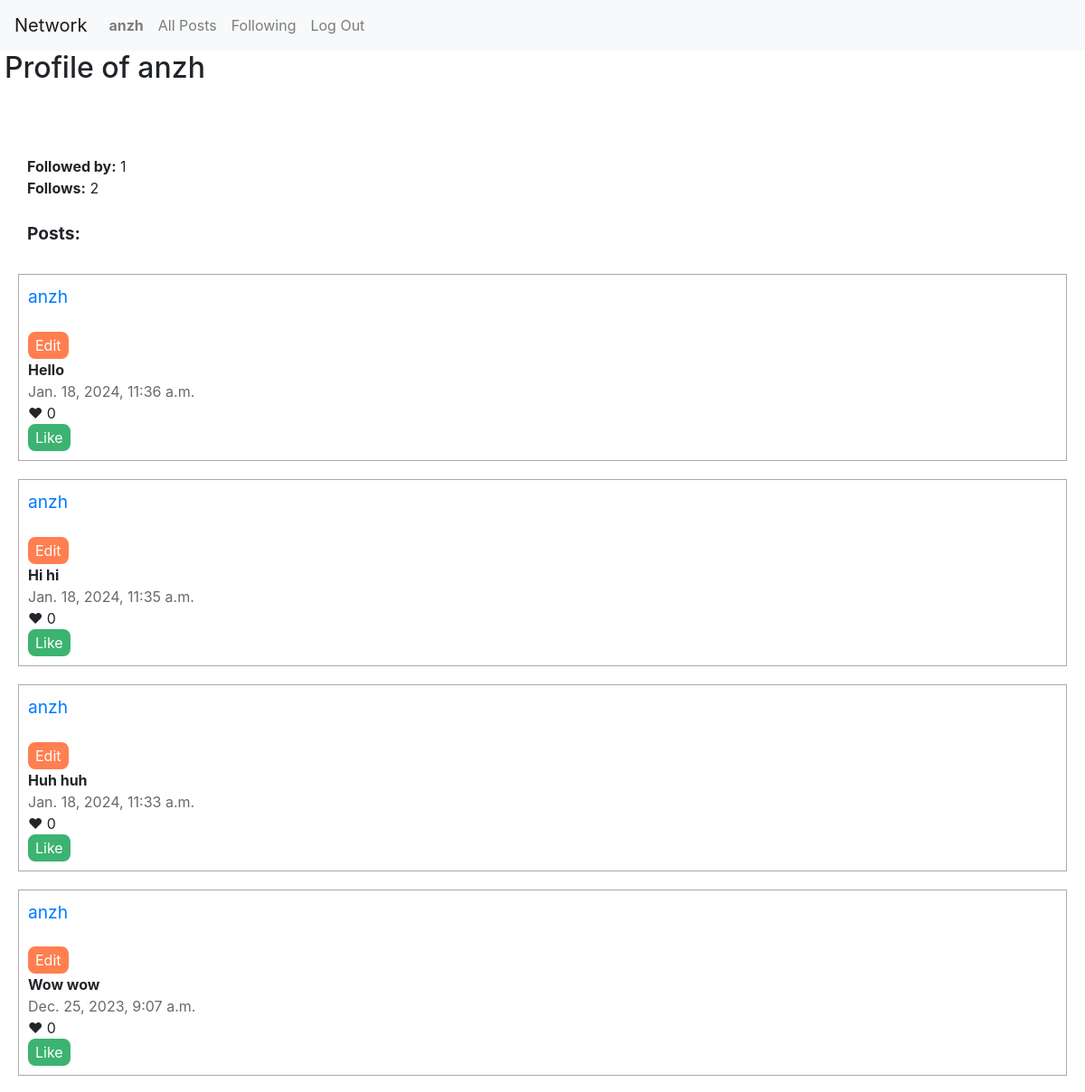
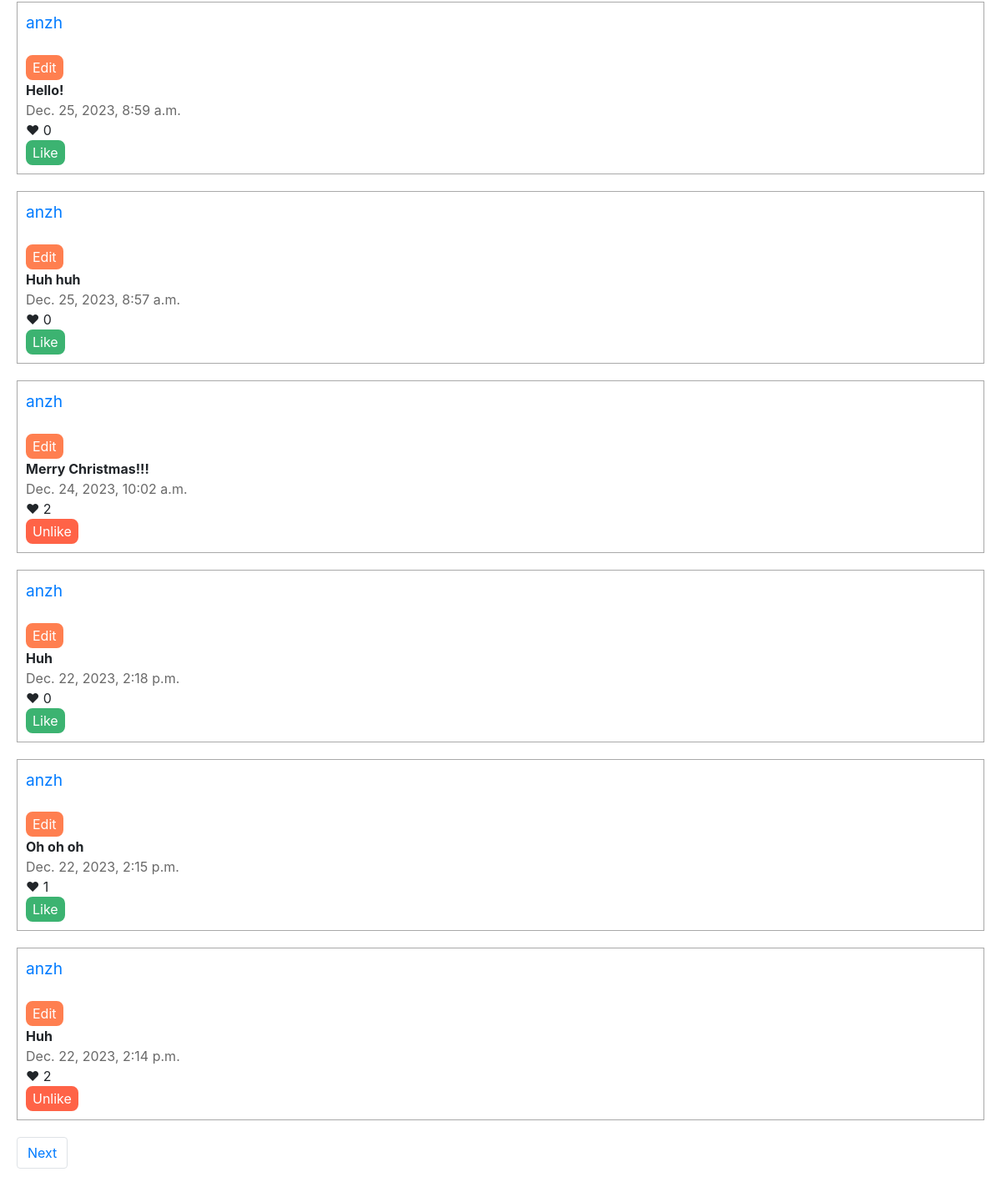
The page /profile/anzh (signed in) on the database its author committed (2 pictures, top to bottom).
### network/models.py (models this page shows, shortened)
class User(AbstractUser):
    pass

class Post(models.Model):
    author = models.ForeignKey(User, on_delete=models.CASCADE, blank=True, null=True, related_name="author")
    content = models.TextField()
    time = models.DateTimeField(db_default=Now())
    likes = models.IntegerField(default=0)

### network/views.py (the view)
# urls.py: path("profile/<str:username>", views.profile, name="profile"),
def profile(request, username):
    user = User.objects.get(username=username)
    all_followers = len(Followers.objects.filter(followed=user))
    all_follows = len(Followers.objects.filter(follower=user))
    posts = Post.objects.filter(author=user)
    posts = posts.order_by("-time").all()
    followers = []
    follow = Followers.objects.filter(followed=user)
    for foll in follow:
        folls = foll.follower
        followers.append(folls)
    paginator = Paginator(posts, 10)
    page_number = request.GET.get('page')
    page_obj = paginator.get_page(page_number)
    try:
        likes = Like.objects.filter(user=request.user)
        liked_posts = []
        for like in likes:
            liked_posts.append(like.post)
    except:
        liked_posts = []
    return render(request, "network/profile.html" , {
            "all_followers": all_followers,
            "all_follows": all_follows,
            "page_obj": page_obj,
            "username": username,
            "followers": followers,
            "liked_posts": liked_posts,
    })

### network/templates/network/profile.html (shortened to what this page needs)
{% extends "network/layout.html" %}
{% load static %}
{% block body %}
    <h2 style="padding-left: 5px;">Profile of {{ username }}</h2>
    <div id="profile">
        <br><br>
        <strong>Followed by:</strong> {{ all_followers}} <br>
        <strong>Follows:</strong> {{ all_follows}} <br><br>
        <strong><span style="font-size: larger;"">Posts:</span></strong>
    </div>
    {% for post in page_obj %}
        <div id="edit {{post.id}}" style="border-style: solid; border-width: 1px; border-color: darkgrey; padding: 10px; margin: 20px;">
            <span style="font-size: larger;"><a href="{% url 'profile' username=post.author %}">{{ post.author }}</a></span><br/><br/>
            {% if user.is_authenticated and request.user == post.author %}
                <button class="editbtn" style="background-color: coral; border-radius: 8px; color: white; border: 2px solid coral;">Edit</button>
                <br/>
            {% endif %}
            <strong><span id="s {{post.id}}">{{ post.content }}</span></strong><br/>
            <span style="color: dimgray;">{{ post.time }}</span><br/>
            &#10084; <span id="l {{post.id}}">{{ post.likes }}</span><br/>
            {% if user.is_authenticated %}
                {% if post not in liked_posts %}
                    <button id="like {{ post.id }}" onclick="like('{{ post.id }}')" style="display: block; background-color: mediumseagreen; border-radius: 8px; color: white; border: 2px solid mediumseagreen;" value="Like">Like</button>
                {% else %}
                    <button id="unlike {{ post.id }}" onclick="unlike('{{ post.id }}')" style="display: block; background-color: tomato; border-radius: 8px; color: white; border: 2px solid tomato;" value="Unlike">Unlike</button>
                {% endif %}
            {% endif %}
        </div>
    {% endfor %}
    <nav aria-label="Page navigation example">
        <ul class="pagination">
            {% if page_obj.has_next %}
                <li class="page-item" style="padding-left: 20px;"><a class="page-link" href="?page={{ page_obj.next_page_number }}">Next</a></li>
            {% endif %}
        </ul>
    </nav>
{% endblock %}

### network/templates/network/layout.html (shortened to what this page needs)
{% load static %}
<!DOCTYPE html>
<html lang="en">
    <head>
        <link rel="stylesheet" href="https://stackpath.bootstrapcdn.com/bootstrap/4.4.1/css/bootstrap.min.css">
        <link href="{% static 'network/styles.css' %}" rel="stylesheet">
    </head>
    <body>
        <nav class="navbar navbar-expand-lg navbar-light bg-light">
            <a class="navbar-brand" href="{% url 'index' %}">Network</a>
            <div>
              <ul class="navbar-nav mr-auto">
                {% if user.is_authenticated %}
                    <li class="nav-item">
                        <a class="nav-link" href="{% url 'profile' username=request.user %}"><strong>{{ user.username }}</strong></a>
                    </li>
                {% endif %}
                <li class="nav-item">
                  <a class="nav-link" href="{% url 'index' %}">All Posts</a>
                </li>
                {% if user.is_authenticated %}
                    <li class="nav-item">
                        <a class="nav-link" href="{% url 'following' %}">Following</a>
                    </li>
                    <li class="nav-item">
                        <a class="nav-link" href="{% url 'logout' %}">Log Out</a>
                    </li>
                {% endif %}
              </ul>
            </div>
          </nav>
        <div class="body">
            {% block body %}
            {% endblock %}
        </div>
    </body>
</html>

### network/static/network/styles.css (style rules this page uses)
#profile { padding: 10px; margin: 20px; }

### rows shown on the page
User: username "anzh"
Post: author "anzh", shows "Edit", content "Hello", time "Jan. 18, 2024, 11:36 a.m.", likes "0"
Post: author "anzh", shows "Edit", content "Hi hi", time "Jan. 18, 2024, 11:35 a.m.", likes "0"
Post: author "anzh", shows "Edit", content "Huh huh", time "Jan. 18, 2024, 11:33 a.m.", likes "0"
Post: author "anzh", shows "Edit", content "Wow wow", time "Dec. 25, 2023, 9:07 a.m.", likes "0"
Post: author "anzh", shows "Edit", content "Hello!", time "Dec. 25, 2023, 8:59 a.m.", likes "0"
Post: author "anzh", shows "Edit", content "Huh huh", time "Dec. 25, 2023, 8:57 a.m.", likes "0"
Post: author "anzh", shows "Edit", content "Merry Christmas!!!", time "Dec. 24, 2023, 10:02 a.m.", likes "2"
Post: author "anzh", shows "Edit", content "Huh", time "Dec. 22, 2023, 2:18 p.m.", likes "0"
Post: author "anzh", shows "Edit", content "Oh oh oh", time "Dec. 22, 2023, 2:15 p.m.", likes "1"
Post: author "anzh", shows "Edit", content "Huh", time "Dec. 22, 2023, 2:14 p.m.", likes "2"

### other values the page prints
{{ all_followers }} "1"
{{ all_follows }} "2"
